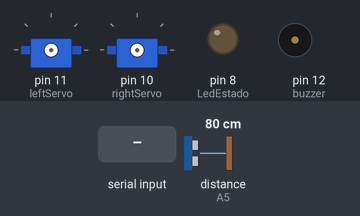
This sketch was run on a simulated Arduino Nano, built with avr-gcc and run on an emulated ATmega328P. On the bench: 2 × servo, output pins drawn as LEDs (lit = HIGH), buzzer (waves = sounding). Inputs (shaded band) come from the test bench; at power-on: distance to the obstacle (sensor on A5) 80 cm. The echo pulse lasts 58.3 µs per cm.

Above: at 1.2 s.
1.3 s: "a" received over the second serial link
At 1.49 s:
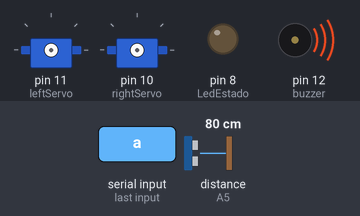
4.3 s: "A" received over the second serial link
At 5.4 s:
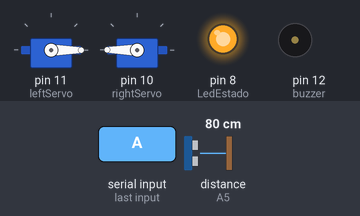
5.9 s: "a" received over the second serial link
At 6.1 s:
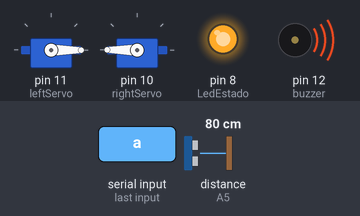
8.9 s: "T" received over the second serial link
At 9.6 s:
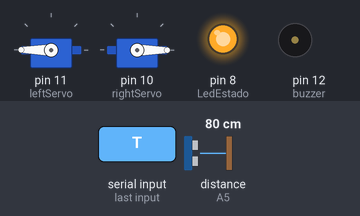
10.4 s: "E" received over the second serial link
At 11.0 s:
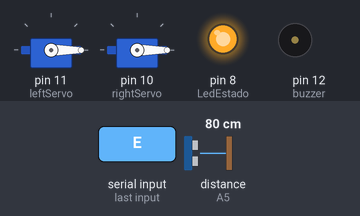
11.9 s: "D" received over the second serial link
At 12.4 s:
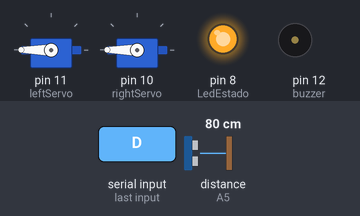
Timing chart, 0 to 14.4 s (numbered marks = the images above; inputs shaded):
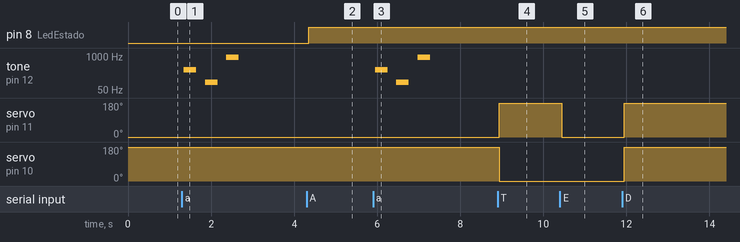

Measured:
- after the input at 1.3 s, tone on pin 12 (buzzer): plays 300 Hz for 0.30 s, 100 Hz for 0.30 s, 900 Hz for 0.30 s, starting after 0.05 s
- after the input at 4.3 s, pin 8 (LedEstado): LOW → HIGH after 0.05 s
- after the input at 5.9 s, tone on pin 12 (buzzer): plays 300 Hz for 0.30 s, 100 Hz for 0.30 s, 900 Hz for 0.30 s, starting after 0.05 s
- after the input at 8.9 s, servo on pin 11 (leftServo): 0° → 180° at once; servo on pin 10 (rightServo): 180° → 0° at once
- after the input at 10.4 s, servo on pin 11 (leftServo): 180° → 0° at once
- after the input at 11.9 s, servo on pin 11 (leftServo), servo on pin 10 (rightServo): 0° → 180° after 0.05 s

The sketch:

MarsRoverArduinoJunior.ino
```cpp
//------------------------------------------------------------------------------------------
// Esse é o código do robô
// certifique-se de incluir as Bibliotecas do NewPing e do Servo antes de fazer o upload. Caso contrário, ele mostrará erro
// Controle 2 servo motores alterados como propulsão de um robô usando Servo

/*
                      +-----+
         +------------| USB |------------+
         |            +-----+            |
    B5   | [ ]D13/SCK        MISO/D12[Z] |   B4
         | [ ]3.3V           MOSI/D11[S]~|   B3
         | [ ]V.ref     ___    SS/D10[S]~|   B2
    C0   | [ ]A0       / N \       D9[ ]~|   B1
    C1   | [ ]A1      /  A  \      D8[L] |   B0
    C2   | [ ]A2      \  N  /      D7[ ] |   D7
    C3   | [ ]A3       \_0_/       D6[B]~|   D6
    C4   | [D]A4/SDA               D5[B]~|   D5
    C5   | [D]A5/SCL               D4[ ] |   D4
         | [ ]A6              INT1/D3[ ]~|   D3
         | [ ]A7              INT0/D2[ ] |   D2
         | [ ]5V                  GND[ ] |
    C6   | [ ]RST                 RST[ ] |   C6
         | [ ]GND   5V MOSI GND   TX1[ ] |   D0
         | [ ]Vin   [ ] [ ] [ ]   RX1[ ] |   D1
         |          [ ] [ ] [ ]          |
         |          MISO SCK RST         |
         | NANO-V3                       |
         +-------------------------------+

         http://busyducks.com/ascii-art-arduinos
*/


#include <NewPing.h>
#include <Servo.h>//Loads commands to create Servo objects which generate PWM signals
#include <SoftwareSerial.h>

//====================
// [D] Distance Sensor
//====================
#define TRIGGER_PIN  A4
#define ECHO_PIN     A5
#define MIN_DISTANCE 20
#define MAX_DISTANCE 400

NewPing sonar(TRIGGER_PIN, ECHO_PIN, MAX_DISTANCE);

//========================================================
// [B] Bluetooth
// Definição de um objeto SoftwareSerial.
// Usaremos os pinos 5 e 6, como RX e TX, respectivamente.
// Isto evita o erro do Avrdude
//========================================================
#define RX 5
#define TX 6
SoftwareSerial serial(RX, TX);

//=========================================
// [L] Criando variável para o led vermelho
//=========================================
int LedEstado = 8;

//==================================================
// [S] pino de controle do servo conectado ao pino 7
//==================================================
#define rightServo 10
#define leftServo 11
Servo leftDrive;  // create servo object to control a servo
Servo rightDrive; //another servo object for the left side

//================================
// [Z] Buzzer conectado ao pino 12
//================================
int buzzer = 12;

//=======================
// melodia do MARIO THEME
//=======================
int melodia[] = {660, 660, 660, 510, 660, 770, 380};

//=====================
// duração de cada nota
//=====================
int duracaodasnotas[] = {100, 100, 100, 100, 100, 100, 100};

//pausa depois das notas
int pausadepoisdasnotas[] = {150, 300, 300, 100, 300, 550, 575};

//=================
// Varáveis Globais
//=================
const long interval = 20; // interval at which to blink (milliseconds)
int autoMode = 0; //Indica quando o modo autônomo está ativado.
float duration, distance;
int iterations = 5;

void setup()
{
  //=============================
  // Pino 4 do arduino como saída
  //=============================
  pinMode(LedEstado, OUTPUT);

  //===========================================
  // Sets the baud for serial data transmission
  //===========================================
  serial.begin(9600);

  //==============================
  // Pino 12 do arduino como saída
  //==============================
  pinMode(buzzer, OUTPUT);
}

void loop()
{
  //Criando uma variável do tipo caracter para receber o comando
  static char cmd;

  if (autoMode == 0) //MODO BLUETOOTH
  {
    //Variável 'cmd' recebe o valor da porta Serial
    cmd = serial.read();

    pausa(interval);

    switch (cmd)
    {
      case 'A' : //Se 'A' for recebido, define o modo autônomo
        //Mensagem será enviada para o módulo HC-06 e daí para o Android.
        serial.println("Autonomous Mode");

        // Define Modo Autônomo
        autoMode = 1;
        break;

      case 'a' : //Se 'a' for recebido, define o modo manual
        //Mensagem será enviada para o módulo HC-06 e daí para o Android.
        serial.println("Manual Mode");

        // Define Modo Manual
        autoMode = 0;

        //Move Stop
        moveStop();

        //Play the Buzzer
        playBuzzer();
        break;

      case 'F' : //Se 'F' for recebido, vai para Frente
        //Mensagem será enviada para o módulo HC-06 e daí para o Android.
        serial.println("Move Forward");

        //Acende o LED.
        digitalWrite(LedEstado, HIGH);

        // Move Forward
        driveForward();
        break;

      case 'T' : //Se 'T' for recebido, vai para Trás
        //Mensagem será enviada para o módulo HC-06 e daí para o Android.
        serial.println("Move Backward");

        //Acende o LED.
        digitalWrite(LedEstado, HIGH);

        //Move Backward
        driveBackward();
        break;

      case 'E' : //Se 'E' for recebido, vira para Esquerda
        //Mensagem será enviada para o módulo HC-06 e daí para o Android.
        serial.println("Move Left");

        //Acende o LED.
        digitalWrite(LedEstado, HIGH);

        //Move Left
        turnLeft();
        break;

      case 'D' : //Se 'D' for recebido, vira para Direita
        //Mensagem será enviada para o módulo HC-06 e daí para o Android.
        serial.println("Move Right");

        //Acende o LED.
        digitalWrite(LedEstado, HIGH);

        //Move Right
        turnRight();
        break;

      case 'P' : //Se 'P' for recebido, Pára o Movimento
        //Mensagem será enviada para o módulo HC-06 e daí para o Android.
        serial.println("Stop the Move");

        //Apaga o LED.
        digitalWrite(LedEstado, LOW);

        //Move Stop
        moveStop();
        break;

      case 'B' : //Se 'B' for recebido, Toca a Buzina
        //Mensagem será enviada para o módulo HC-06 e daí para o Android.
        serial.println("Play the Buzzer");

        //Play the Buzzer
        playBuzzer();
        break;

      case 'M' : //Se 'M' for recebido, Toca a Música
        //Mensagem será enviada para o módulo HC-06 e daí para o Android.
        serial.println("Play the Music");

        //Play Super Mario Theme
        playSuperMarioTheme();
        break;
    }
  }
  else if (autoMode == 1) //MODO AUTÔNOMO
  {
    //Variável 'cmd' recebe o valor da porta Serial
    cmd = serial.read();

    switch (cmd)
    {
      case 'A' : //Se 'A' for recebido, define o modo Autônomo
        //Mensagem será enviada para o módulo HC-06 e daí para o Android.
        serial.println("Autonomous Mode");

        // Define Modo Autônomo
        autoMode = 1;
        break;

      case 'a' : //Se 'a' for recebido, define o modo manual
        //Mensagem será enviada para o módulo HC-06 e daí para o Android.
        serial.println("Manual Mode");

        // Define Modo Manual
        autoMode = 0;

        //Move Stop
        moveStop();

        //Play the Buzzer
        playBuzzer();
        break;
    }
  }

  if (autoMode == 1)
  {
    digitalWrite(LedEstado, HIGH); //Acende o LED quando o robô entrar  no modo autônomo.
    obstacleavoidance();
  }
}

int readPing()
{
  duration = sonar.ping_median(iterations);

  // Determine distance from duration
  // Use 343 metres per second as speed of sound
  distance = (duration / 2) * 0.0343;

  return distance;
}

void obstacleavoidance()
{
  distance = readPing();

  if (distance >= MAX_DISTANCE || distance <= 2)
  {
    Serial.println("Out of range");
    //playBuzzer();
    piscaLed();
    driveBackward();

    pausa(100);

    leftDrive.detach();
    rightDrive.detach();
  }
  else if (distance <= MIN_DISTANCE)
  {
    Serial.print(distance);
    Serial.println(" cm");

    leftDrive.detach();
    rightDrive.detach();

    turnRight();

    pausa(600);

    leftDrive.detach();
    rightDrive.detach();
  }
  else
  {
    Serial.print(distance);
    Serial.println(" cm");

    driveForward();
  }
}

void pausa(unsigned int milisegundos)
{
  volatile unsigned long compara = 0;
  volatile int contador = 0;
  do
  {
    if (compara != millis())
    {
      contador++;
      compara = millis();
    }
  } while (contador <= milisegundos);
  return;
}

void moveStop()
{
  //Move Stop
  leftDrive.detach();
  rightDrive.detach();
}

//drives straight forward
void driveForward()
{
  leftDrive.attach(leftServo);  // attaches the Left Servo on pin 11 to the servo object
  rightDrive.attach(rightServo);  // attaches the Right Servo on pin 10 to the servo object

  leftDrive.write(0);
  rightDrive.write(180);
}

//drives straight backward
void driveBackward()
{
  leftDrive.attach(leftServo);  // attaches the Left Servo on pin 11 to the servo object
  rightDrive.attach(rightServo);  // attaches the Right Servo on pin 10 to the servo object

  leftDrive.write(180);
  rightDrive.write(0);
}

//turns right about 90 degrees
void turnRight()
{
  leftDrive.attach(leftServo);  // attaches the Left Servo on pin 11 to the servo object
  rightDrive.attach(rightServo);  // attaches the Right Servo on pin 10 to the servo object

  leftDrive.write(180);
  rightDrive.write(180);
}

//turns left about 90 degrees
void turnLeft()
{
  leftDrive.attach(leftServo);  // attaches the Left Servo on pin 11 to the servo object
  rightDrive.attach(rightServo);  // attaches the Right Servo on pin 10 to the servo object

  leftDrive.write(0);
  rightDrive.write(0);
}

void playBuzzer()
{
  /*
    o número 12 indica que o pino positivo do buzzer está na porta 12
    o número 300 é a frequência que será tocado
    o número 300 é a duração do som
  */
  //aqui sai o som
  tone(buzzer, 300, 300);

  //delay(500)
  pausa(500);

  //aqui sai o som
  tone(buzzer, 100, 300);

  //delay(500);
  pausa(500);

  //aqui sai o som
  tone(buzzer, 900, 300);

  //delay(500);
  pausa(500);
}

void playSuperMarioTheme()
{
  //for para tocar as 6 primeiras notas começando no 0 até 6 ++ incrementado
  for (int nota = 0; nota < 6; nota++)
  {
    int duracaodanota = duracaodasnotas[nota];
    tone(buzzer, melodia[nota], duracaodanota);
    pausa(pausadepoisdasnotas[nota]);
  }

  noTone(buzzer);
}

void piscaLed()
{
  digitalWrite(LedEstado, HIGH); //Acende o LED
  pausa(200);
  digitalWrite(LedEstado, LOW); //Apaga o LED
  pausa(200);
  digitalWrite(LedEstado, HIGH); //Acende o LED
  pausa(200);
  digitalWrite(LedEstado, LOW); //Apaga o LED
  pausa(200);
}
//end code---------------------------------------------
```
